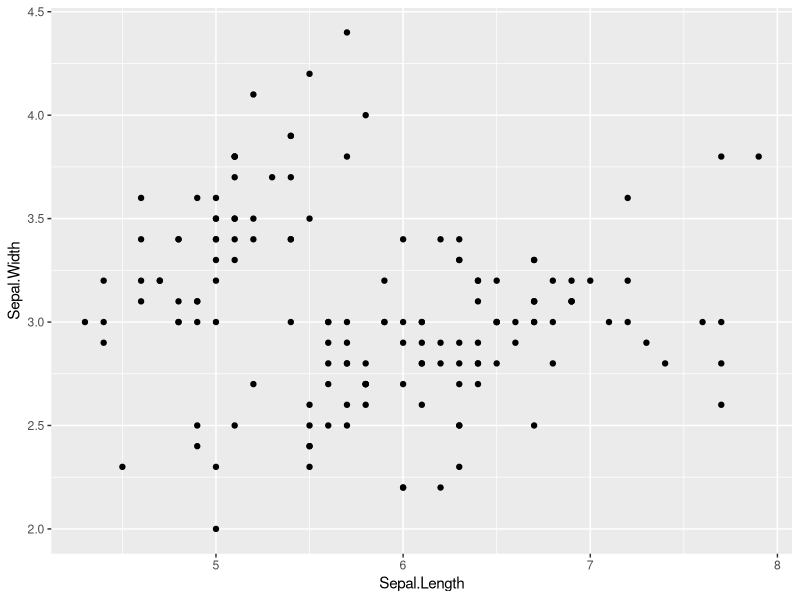
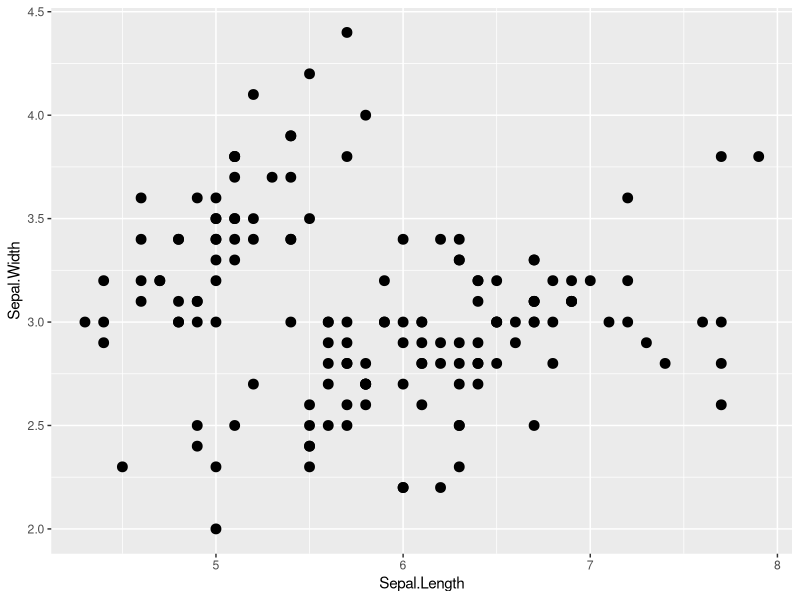
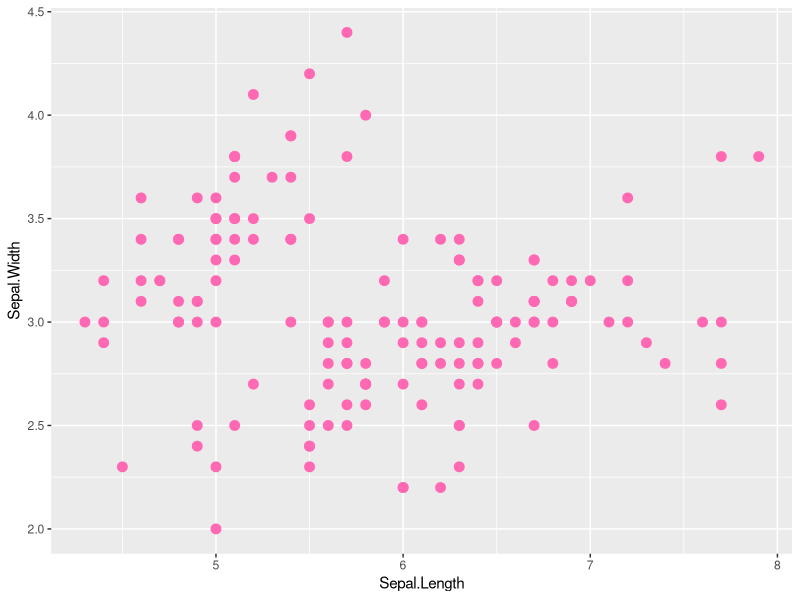
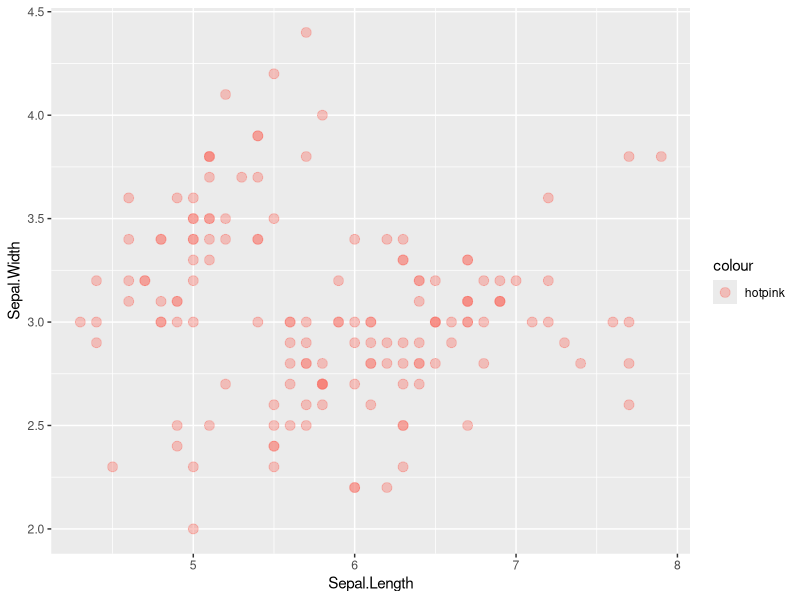
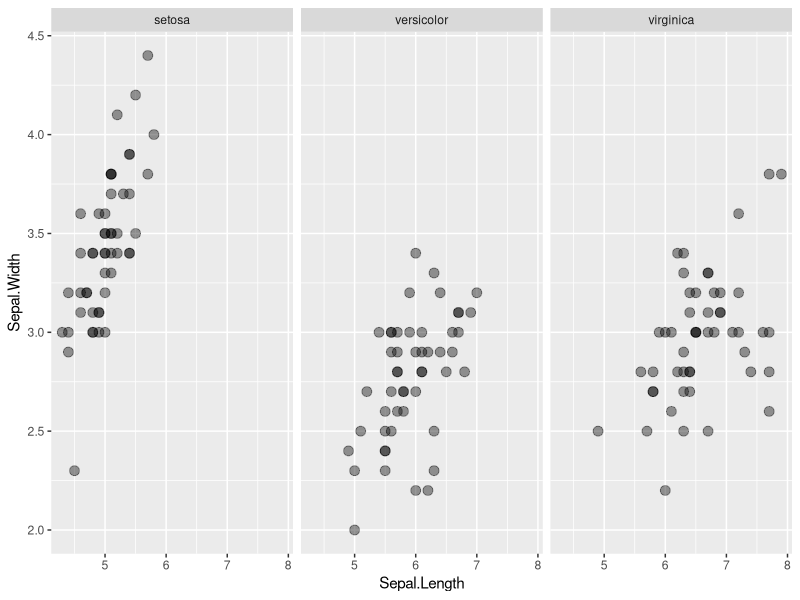
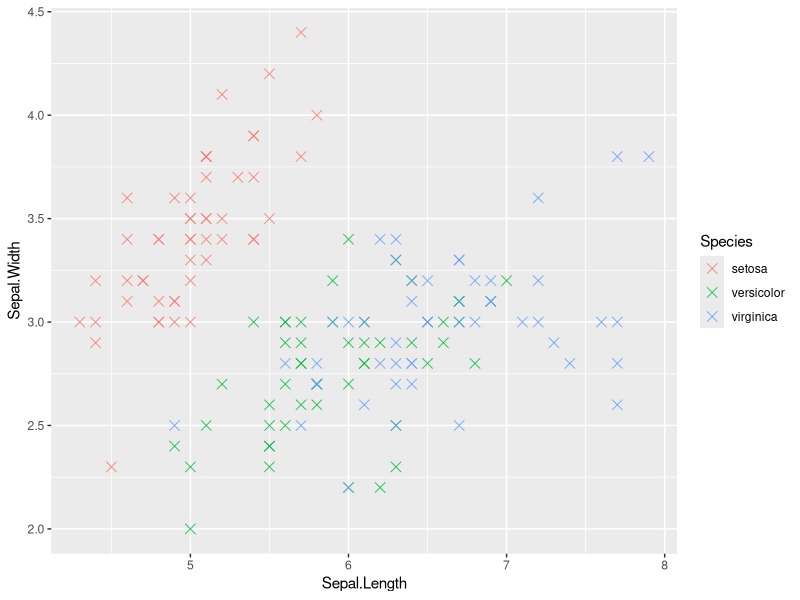
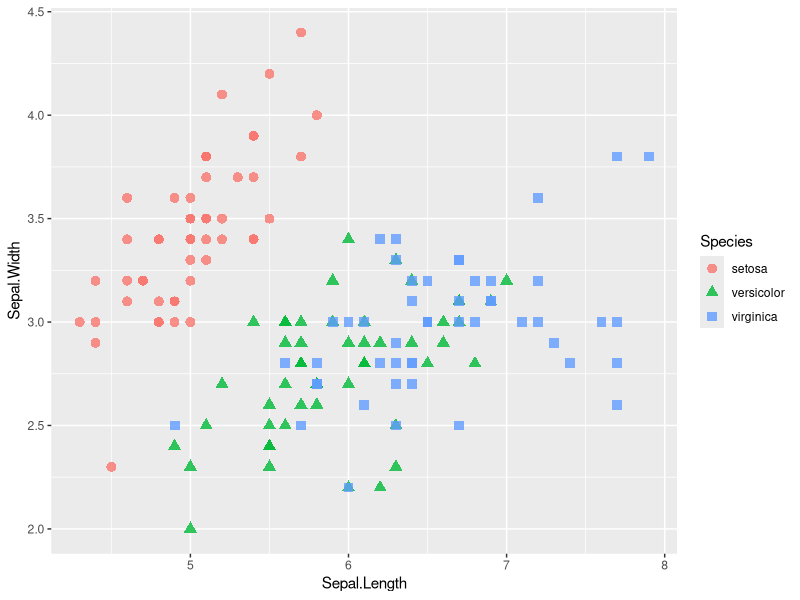
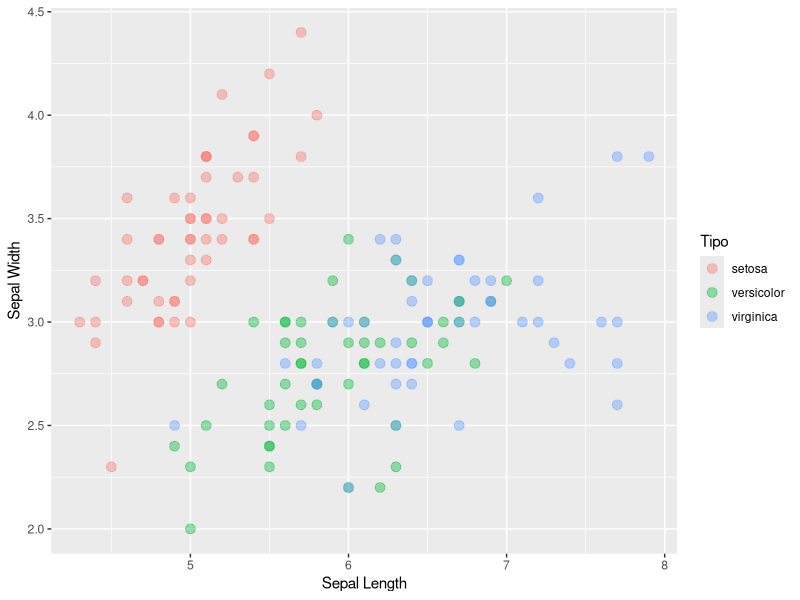

These figures' R source, in order:
#############################
#VISUALIZACION DE DATOS CON R
#############################

#Para hacer estos gráficos vamos a utilizar los datos que vienen en R llamados Iris. Primero visualizamos como esta compuesto este conjunto de datos

Datos<-iris
head(Datos,10)

library(tidyverse)

ggplot(data=Datos, aes(Sepal.Length,Sepal.Width))+
  geom_point()
  #geom_quantile()

#Aumentar el tamaño de los puntos

ggplot(data=Datos)+
  geom_point(aes(x=Sepal.Length,y=Sepal.Width),size=3)

#Cambiar el color

ggplot(data=Datos)+
  geom_point(aes(x=Sepal.Length,y=Sepal.Width),
             size=3, color="hotpink")

#Darle un poco de transparencia a los puntos (este parametro alpha varia entre 0 y 1)

ggplot(data=Datos)+
  geom_point(aes(x=Sepal.Length,y=Sepal.Width,color= "hotpink"),
             alpha = .4, size=3)

#Podemos usar una variable categórica para q haga un grafico para cada una de sus categorias

ggplot(data=Datos)+
  geom_point(aes(x=Sepal.Length,y=Sepal.Width),
             alpha = .4, size=3)+
  facet_wrap(~Species)
# Con el parametro shape cambiamos el tipo de forma para representar a las observaciones

ggplot(data=Datos)+
  geom_point(aes(x=Sepal.Length,y=Sepal.Width,color=Species),
             alpha = .8, size=3, shape=4)

ggplot(data=Datos)+
  geom_point(aes(x=Sepal.Length,y=Sepal.Width,color=Species,shape=Species),
             alpha = .8, size=3)

#Cambiar titulos

ggplot(data=Datos)+
  geom_point(aes(x=Sepal.Length,y=Sepal.Width,color=Species),
             alpha = .4, size=3)+
  labs(x="Sepal Length",  y="Sepal Width",color="Tipo")




